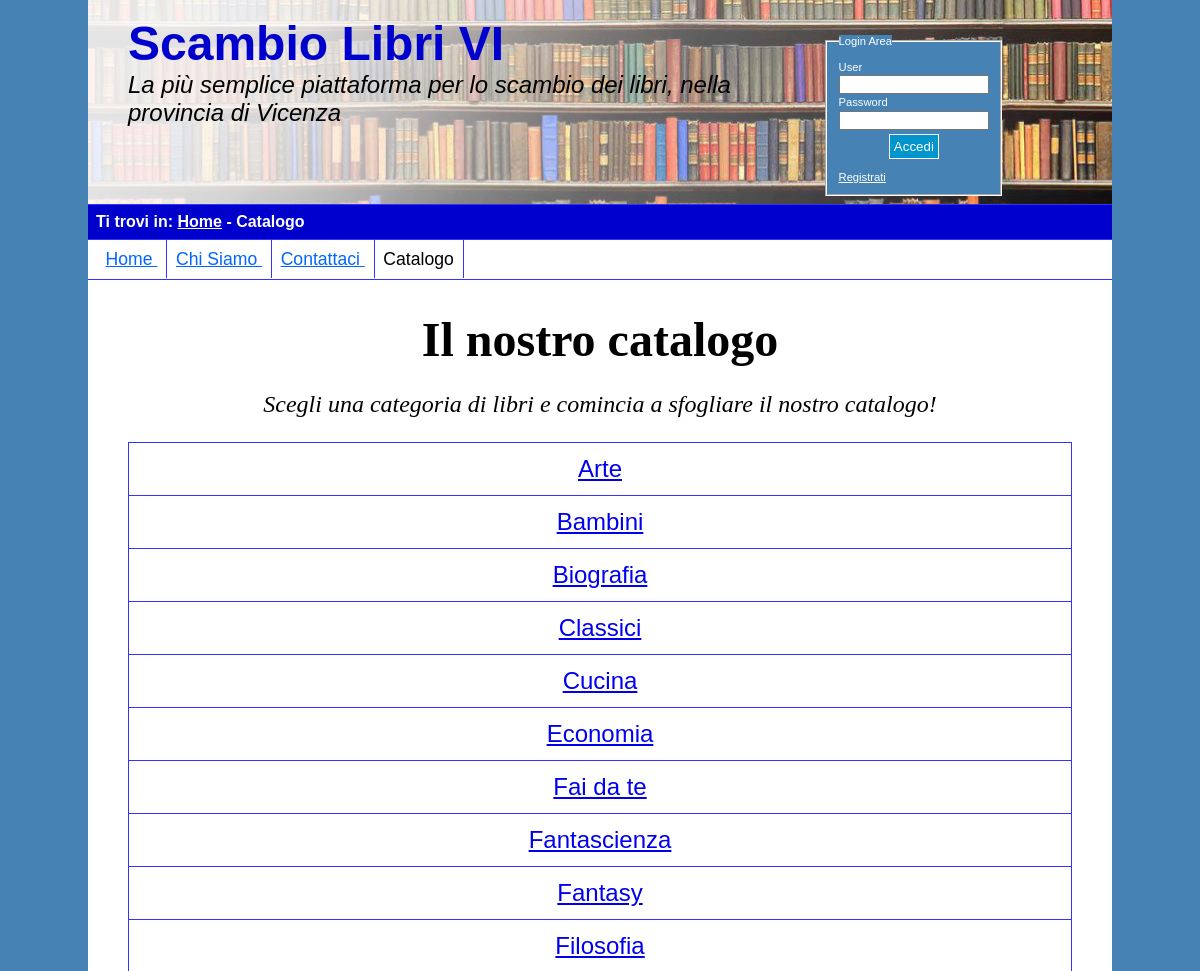
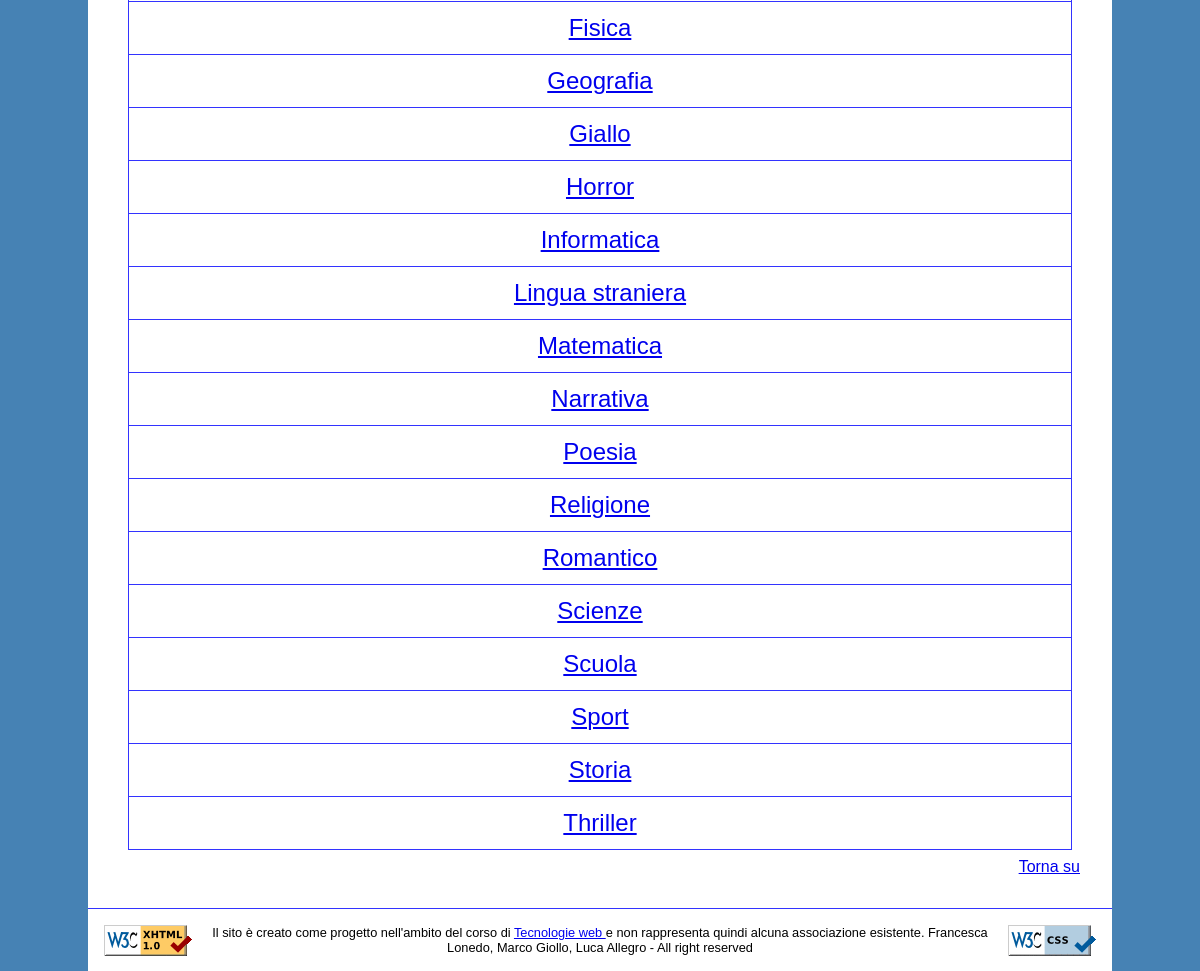
Page /Progetto/catalogo.php on the committed database (2 pictures, top to bottom).
### tables this page shows
CREATE TABLE IF NOT EXISTS `genere` (
  `id` int(11) NOT NULL AUTO_INCREMENT,
  `nome` varchar(255) NOT NULL,
  PRIMARY KEY (`id`)
);

### Progetto/controllerCatalogo.php (called while the page is built, shortened)
<?php
  class controllerCatalogo{
      public function estraiGeneri($connection){
         $query = "SELECT id, nome FROM genere order by nome";
         $sql = mysqli_query($connection, $query);
         $data = array();
         while($row = mysqli_fetch_assoc($sql)){
           $data[] = $row;
         }
         return $data;
      }
  }
?>

### Progetto/catalogo.php (the view, shortened to what this page needs)
<?php
	$output= ' <h1 id="titleCat">  Il nostro catalogo </h1>
               <h2>Scegli una categoria di libri e comincia a sfogliare il nostro catalogo! </h2>';
        $reg = new connectDB();
        $openConnection = $reg -> accessDB();
        if(!$openConnection){
          die("Errore nell'aprire il database");
        }
        else{
            require_once 'controllerCatalogo.php';
            $controller = new controllerCatalogo();
            $connection = $reg-> getConnection();
            $results = $controller -> estraiGeneri($connection);
            if($results){
              $output = $output.'<ul id="cata">';
                $index = 0;
                foreach($results as $array){
                  if($index == 0){
                    $output = $output.'<li id="primoCata"> <a  href = \'elencoTitoli.php?id="'.$array['id'].'"\' >'.$array['nome']."</a></li>";
                    $index = $index+1;
                  }
                  else{
                  	$output = $output.'<li> <a href = \'elencoTitoli.php?id="'.$array['id'].'"\'>'.$array['nome']."</a></li>";
                  }
                }
                $output = $output.'</ul>
                <a href="#titleCat" id="tornaSuCata"> Torna su </a>';
            }
            else{
              $output = "<p> Non ci sono nuovi inserimenti </p> </div>";
            }
        }
        $header = file_get_contents("header.html");
        $header = str_replace("", "", $header);
		$footer = file_get_contents("footer.html");
		$header = str_replace("", "<a href='index.php'>Home</a> - Catalogo", $header);
		if(!isset($_SESSION["user"])){
		$log = file_get_contents("areaLogin.html");
        $aiuti = "<a href=\"#logForm\" class=\"aiuti\"> Passa alla login </a>
                  <a href=\"registrazione.php\" class=\"aiuti\"> Passa alla form di registrazione </a>";
	}
        $header = str_replace("", $aiuti, $header);
		$header = str_replace("", $log, $header);
		$men = file_get_contents("menuCatalogo.html");
		$header = str_replace("", $men, $header);
		$con = file_get_contents("corpo.html");
		$con = str_replace("", $output, $con);
		$header = str_replace("", "Catalogo - Scambio Libri Vi", $header);
		echo $header;
		echo $con;
		echo $footer;
?>

### Progetto/style/style.css (style rules this page uses)
html { background-color: SteelBlue ; }
* { padding:0em; margin:0em; }
html, body { max-width: 1024px; margin: auto; font-family: Verdana, Arial, Helvetica, sans-serif; font-size: 100%; }
body { background-color: white; }
#logForm { margin-left:71%; padding-bottom: 0.3em; }
#loginForm input[type="submit"] { display:block; margin:auto; outline: none; cursor:pointer; text-align:center; text-decoration: none; color: white; margin-top:0.3em; border: solid 1px white; background: #0095cd; padding:0.3em; }
#loginForm { font-size: 0.7em; margin-left:0em; width:6em; }
#loginForm fieldset a { color:white; }
#loginForm fieldset { border-color:white; margin:0.3em; padding:1em; background-color: SteelBlue; width:13em; }
#logForm fieldset input[type='text'] { width:11em; }
#logForm fieldset input[type='password'] { width:11em; }
#loginForm legend { background-color: SteelBlue; color:white; }
#loginForm label { line-height: 1.5em; color:white; }
#header { overflow:auto; padding-left: 1.5em; background-image: url(sfondo.jpg); }
#titolo { margin-right: 28%; padding:1em; }
#titolo h1 { color: #0000cc; font-size: 3em; display:block; float:left; }
#titolo h2 { font-size: 1.5em; font-style: italic; font-weight: normal; display:block; float:left; }
#where { background-color: #0000cc; border-bottom: 1px solid #3333ff; border-top: 1px solid #3333ff; padding: 0.5em; color:white; font-size: 1.0em; }
#where p { font-weight: bold; }
#where p a:link { color:white; }
#tornaSuCata { display:block; float:right; }
#menu { padding: 0.5em; font-size: 1.1em; border-bottom: 1px solid #3333ff; }
#menu ul { list-style-type: none; padding-left:0em; margin-left:0em; }
#menu ul li { padding: 0.5em; display: inline; }
#menu a:link { color: #0066ff; }
.centrali { border-left: 1px solid #3333ff; }
.ultimo { border-right: 1px solid #3333ff; border-left: 1px solid #3333ff; }
#corpo h2 { text-align:center; font-family: "Vag Rounded"; font-size:1.5em; font-weight:normal; font-style:italic; margin-bottom: 1em; }
#corpo h1 { text-align:center; font-family: "Vag Rounded"; font-size: 3em; margin-bottom: 0.5em; }
#cata { list-style-type: none; margin: 0.5em; text-align:center; }
#cata li { padding: 0.5em; font-size: 1.5em; border-bottom: 1px solid #3333ff; border-left: 1px solid #3333ff; border-right: 1px solid #3333ff; }
#primoCata { border-top: 1px solid #3333ff; }
#corpo { padding:2em; overflow:auto; }
#footer { border-top: 1px solid #3333ff; padding: 1em; clear:both; }
#imgValidCode { float: left; }
#imgValidCSS { float: right; }
#footer p { margin-left: 10%; margin-right:10%; text-align: center; font-size: 0.8em; }

### Progetto/style/small.css (style rules this page uses)
#logForm { padding-bottom: 0.3em; margin-left: 1%; }
#loginForm input[type="submit"] { display:block; margin:auto; outline: none; cursor:pointer; text-align:center; text-decoration: none; color: white; margin-top:0.3em; border: solid 1px blue; background: #0095cd; }
#titolo h1 { color: #0000cc; font-size: 1.5em; display:block; }
#titolo h2 { display: none; }
#where { display: none; }
#menu { margin-left: 3px; padding: 0.5em; font-size: 1.1em; border-bottom: 1px solid #3333ff; }
#menu ul { list-style-type: none; margin-left:-0.5em; }
#menu ul li { display:flex; padding: 0.5em; border-top: 1px solid #3333ff; border-left: 1px solid #3333ff; border-right: 1px solid #3333ff; }
#current { display:flex; }
.ultimo { display: flex; border-bottom: 1px solid #3333ff; }
.centrali { display:flex; }
#footer { border-top: 1px solid #3333ff; padding: 1em; clear:both; }
#imgValidCode { display:none; }
#imgValidCSS { display:none; }
#footer p { margin-left: 10%; margin-right:10%; text-align: center; font-size: 0.8em; }

### rows in the picture
genere: nome "Arte"
genere: nome "Bambini"
genere: nome "Biografia"
genere: nome "Classici"
genere: nome "Cucina"
genere: nome "Economia"
genere: nome "Fai da te"
genere: nome "Fantascienza"
genere: nome "Fantasy"
genere: nome "Filosofia"
genere: nome "Fisica"
genere: nome "Geografia"
genere: nome "Giallo"
genere: nome "Horror"
genere: nome "Informatica"
genere: nome "Lingua straniera"
genere: nome "Matematica"
genere: nome "Narrativa"
genere: nome "Poesia"
genere: nome "Religione"
genere: nome "Romantico"
genere: nome "Scienze"
genere: nome "Scuola"
genere: nome "Sport"
genere: nome "Storia"
genere: nome "Thriller"

### other values in the picture
$footer "Il sito è creato come progetto nell'ambito del corso di Tecnologie web e non rappresenta quindi alcuna associazione esistente. Francesca Lonedo, Marco Giollo, Luca Allegro - All right reserved"
